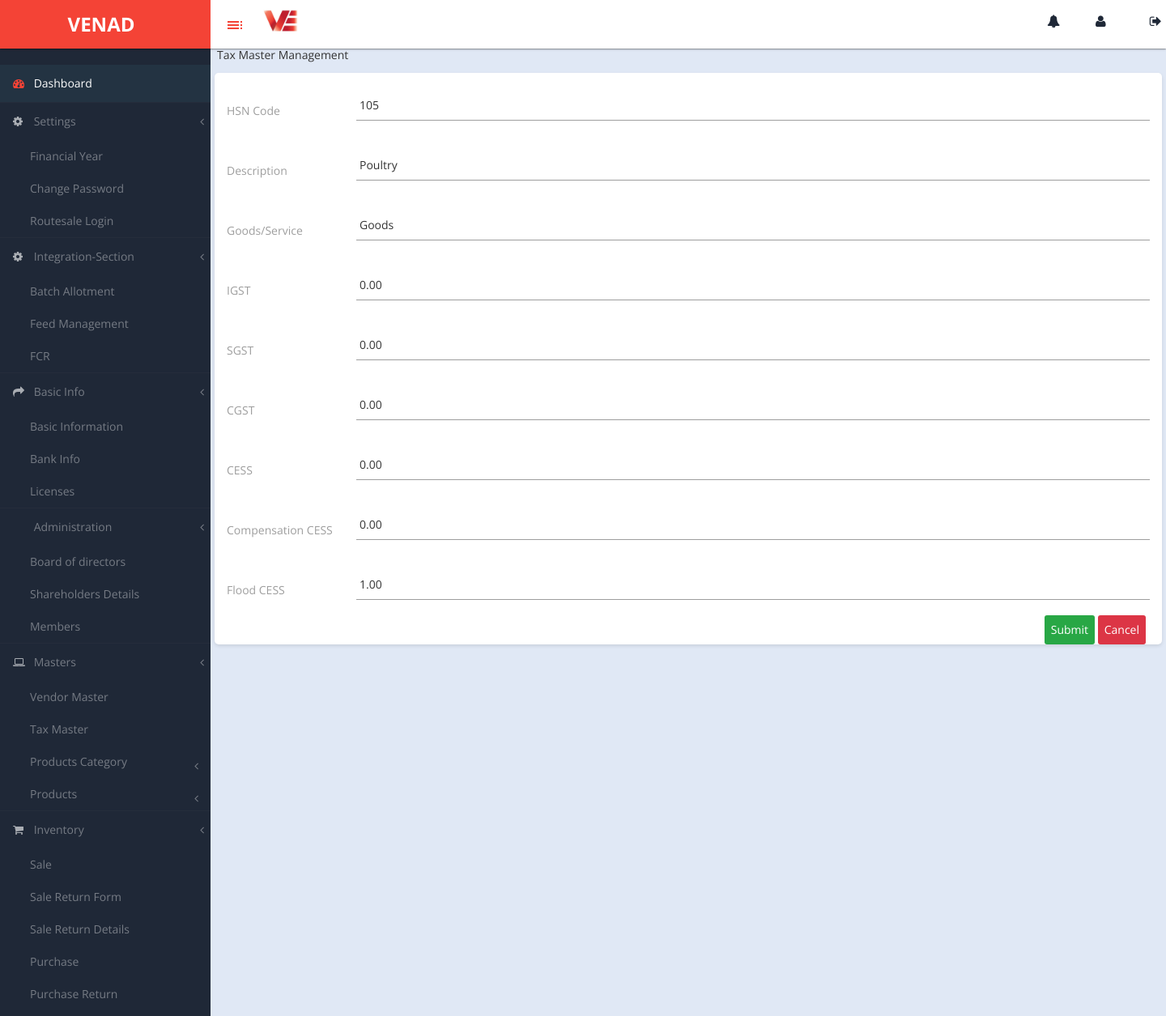
The page /taxmasteredit/1/ on the database its author committed.
### venadApp/models.py (models this page shows)
class taxmaster(models.Model):
    hs_code = models.CharField(max_length=15, null=True)
    description = models.CharField(max_length=255, null=True)
    goods_service = models.CharField(max_length=10, null=True)  # Consider using choices here if applicable
    igst = models.DecimalField(max_digits=5, decimal_places=2, default=0.00)
    sgst = models.DecimalField(max_digits=5, decimal_places=2, default=0.00)
    cgst = models.DecimalField(max_digits=5, decimal_places=2, default=0.00)
    cess = models.DecimalField(max_digits=5, decimal_places=2, default=0.00)
    compensation_cess = models.DecimalField(max_digits=5, decimal_places=2, default=0.00)
    flood_cess = models.DecimalField(max_digits=5, decimal_places=2, default=0.00)

### venadApp/views.py (the view)
# urls.py: path('taxmasteredit/<id>/', views.edit_taxmaster),
def edit_taxmaster(request, id):
    objtaxmaster = get_object_or_404(taxmaster, pk=id)  # Retrieve the financial year object
    context = {
        'taxmaster': objtaxmaster
    }
    return render(request, 'taxmasteredit.html', context)

### templates/taxmasteredit.html (shortened to what this page needs)
<!DOCTYPE html>
{% load static %}
<head>
    <link rel="stylesheet" href="https://cdn.datatables.net/1.11.5/css/jquery.dataTables.min.css">
    <link rel="stylesheet" href="https://cdnjs.cloudflare.com/ajax/libs/font-awesome/5.15.4/css/all.min.css">
</head>
<body>
    {% include 'base.html' %}
    <div id="page-wrapper">
        <div class="header">
            <div class="navbar2">
                <p class="tax-master">Tax Master Management</p>
            </div>
        </div>
        <div class="container">
            <form action="/savetaxmasteredit/" method="post" >{% csrf_token %}
                <div class="form-group">
                    <label for="hsCode">HSN Code</label>
                    <input type="text" name="hsCode" value="{{ taxmaster.hs_code }}" placeholder="HSN Code" required>
                </div>
                <div class="form-group">
                    <label for="description">Description</label>
                    <input type="text" name="description" value="{{ taxmaster.description }}" placeholder="Description" required>
                </div>
                <div class="form-group">
                    <label for="goodsService">Goods/Service</label>
                    <input type="text" name="goodsService" value="{{ taxmaster.goods_service }}" placeholder="Goods/Service" required>
                </div>
                <div class="form-group">
                    <label for="igst">IGST</label>
                    <input type="text" name="igst" value="{{ taxmaster.igst }}" placeholder="IGST">
                </div>
                <div class="form-group">
                    <label for="sgst">SGST</label>
                    <input type="text" name="sgst" value="{{ taxmaster.sgst}}" placeholder="SGST">
                </div>
                <div class="form-group">
                    <label for="cgst">CGST</label>
                    <input type="text" name="cgst" value="{{ taxmaster.cgst}}" placeholder="CGST">
                </div>
                <div class="form-group">
                    <label for="cess">CESS</label>
                    <input type="text" name="cess" value="{{ taxmaster.cess }}" placeholder="CESS">
                </div>
                <div class="form-group">
                    <label for="compensationCess">Compensation CESS</label>
                    <input type="text" name="compensationCess" value="{{ taxmaster.compensation_cess }}" placeholder="Compensation CESS">
                </div>
                <div class="form-group">
                    <label for="floodCess">Flood CESS</label>
                    <input type="text" name="floodCess" value="{{ taxmaster.flood_cess}}" placeholder="Flood CESS">
                </div>
                <div class="button-container">
                    <button type="submit" class="submit">Submit</button>
                    <button type="button" class="cancel" onclick="window.location.href='/taxmaster/'">Cancel</button>
                </div>
            </form>
        </div>
    </div>
</body>
</html>

### static/css/custom-styles.css (style rules this page uses)
body { font-family: 'Open Sans', sans-serif; background: #1F2837; }
#page-wrapper { padding: 15px 15px; min-height: 600px; background: #ececec; }
p { font-size: 14px; line-height:25px; }
label { display: inline-block; max-width: 100%; margin-bottom: 5px; font-weight: 400; }
#page-wrapper { position: relative; top: 55px; -moz-box-shadow: 0 0 10px #757575; }
#page-wrapper { background: #e0e8f5; }
@media (min-width:768px) { #page-wrapper { margin: 0 0 0 260px; padding: 0; min-height: 1200px; } }

### templates/taxmasteredit.html (style rules this page uses)
body { font-family: Arial, sans-serif; background-color: #f5f5f5; }
.container { max-width: 400px; margin: 50px auto; padding: 20px; background-color: #ffffff; border-radius: 5px; box-shadow: 0 2px 4px rgba(0, 0, 0, 0.1); position: relative; }
.form-group { margin-bottom: 20px; display: flex; align-items: center; }
label { width: 150px; margin-right: 10px; }
input[type="text"], input[type="file"] { flex: 1; padding: 10px; border: 1px solid #ccc; border-radius: 3px; }
button { display: inline-block; padding: 8px; border: none; border-radius: 3px; cursor: pointer; margin-right: 10px; }
button.submit { background-color: #28a745; color: #ffffff; }
button.cancel { background-color: #dc3545; color: #ffffff; }
.button-container { position: absolute; bottom: 0px; right: 20px; }

### templates/base.html (style rules this page uses)
.navbar2 { display: flex; align-items: center; padding-left: 8px; }

### rows shown on the page
taxmaster: hsCode "105", description "Poultry", goodsService "Goods", igst "0.00", sgst "0.00", cgst "0.00", cess "0.00", compensationCess "0.00", floodCess "1.00"
